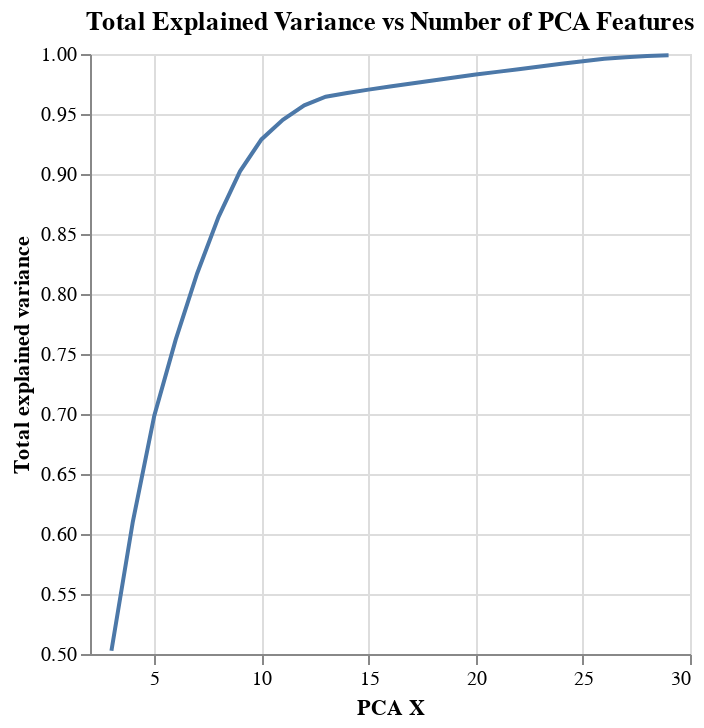

Notebook cell for this chart:
### Markdown cell above
### PCA component number determination

### Code cell
alt.Chart(df_pca_explained,
          title= "Total Explained Variance vs Number of PCA Features").mark_line().encode(
    alt.X('x:Q').title("PCA X"),
    alt.Y('pca_explained_var:Q')\
        .scale(domain=(0.5,1))\
            .title("Total explained variance")
)

### Figure 1 — Vega-Lite specification as saved in the notebook (floating-point values rounded to 4 significant figures)
{"config": {"view": {"continuousWidth": 300, "continuousHeight": 300}}, "data": {"name": "data-b3e93459afd32b15e2a5f54b5aee3e24"}, "mark": {"type": "line"}, "encoding": {"x": {"field": "x", "title": "PCA X", "type": "quantitative"}, "y": {"field": "pca_explained_var", "scale": {"domain": [0.5, 1]}, "title": "Total explained variance", "type": "quantitative"}}, "title": "Total Explained Variance vs Number of PCA Features", "$schema": "https://vega.github.io/schema/vega-lite/v5.20.1.json", "datasets": {"data-b3e93459afd32b15e2a5f54b5aee3e24": [{"x": 3, "pca_explained_var": 0.5027}, {"x": 4, "pca_explained_var": 0.6104}, {"x": 5, "pca_explained_var": 0.6986}, {"x": 6, "pca_explained_var": 0.762}, {"x": 7, "pca_explained_var": 0.8171}, {"x": 8, "pca_explained_var": 0.8643}, {"x": 9, "pca_explained_var": 0.9022}, {"x": 10, "pca_explained_var": 0.9288}, {"x": 11, "pca_explained_var": 0.9452}, {"x": 12, "pca_explained_var": 0.9572}, {"x": 13, "pca_explained_var": 0.9644}, {"x": 14, "pca_explained_var": 0.9674}, {"x": 15, "pca_explained_var": 0.9703}, {"x": 16, "pca_explained_var": 0.973}, {"x": 17, "pca_explained_var": 0.9755}, {"x": 18, "pca_explained_var": 0.978}, {"x": 19, "pca_explained_var": 0.9805}, {"x": 20, "pca_explained_var": 0.9828}, {"x": 21, "pca_explained_var": 0.9851}, {"x": 22, "pca_explained_var": 0.9874}, {"x": 23, "pca_explained_var": 0.9896}, {"x": 24, "pca_explained_var": 0.9918}, {"x": 25, "pca_explained_var": 0.994}, {"x": 26, "pca_explained_var": 0.9961}, {"x": 27, "pca_explained_var": 0.9973}, {"x": 28, "pca_explained_var": 0.9983}, {"x": 29, "pca_explained_var": 0.999}]}}
